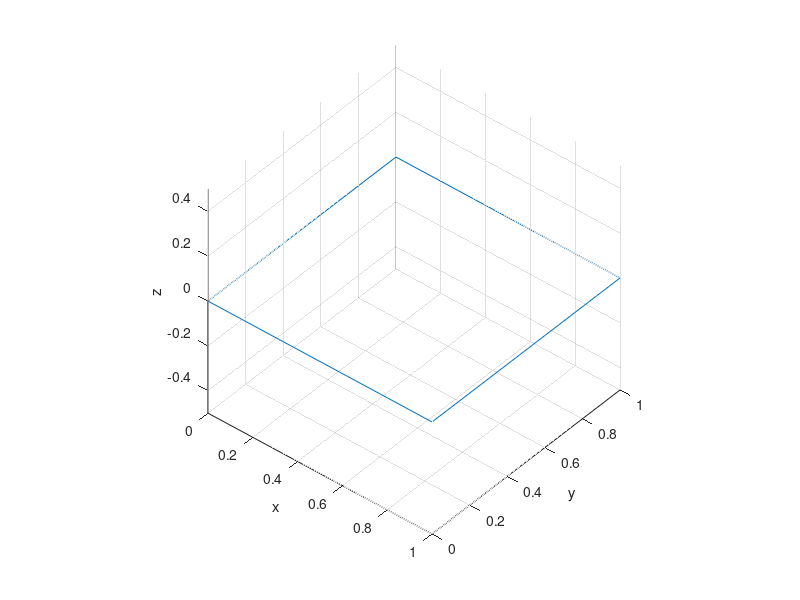

MATLAB code to generate this figure: (Note: this script raises an error after producing the figure.)
% turn_demo

A = [1,-1,0];
X = [0,1,1,0,0]; Y = [0,0,1,1,0]; Z = [0,0,0,0,0];
figure; plot3(X, Y, Z);
grid on; hold on; axis equal;
xlabel x; ylabel y; zlabel z;
view(40,40);

P1 = turn([X(:) Y(:) Z(:)],A,pi/10);
P2 = turn([X(:) Y(:) Z(:)],A,pi/5);
plot3(P1(:,1), P1(:,2), P1(:,3));
plot3(P2(:,1), P2(:,2), P2(:,3));
